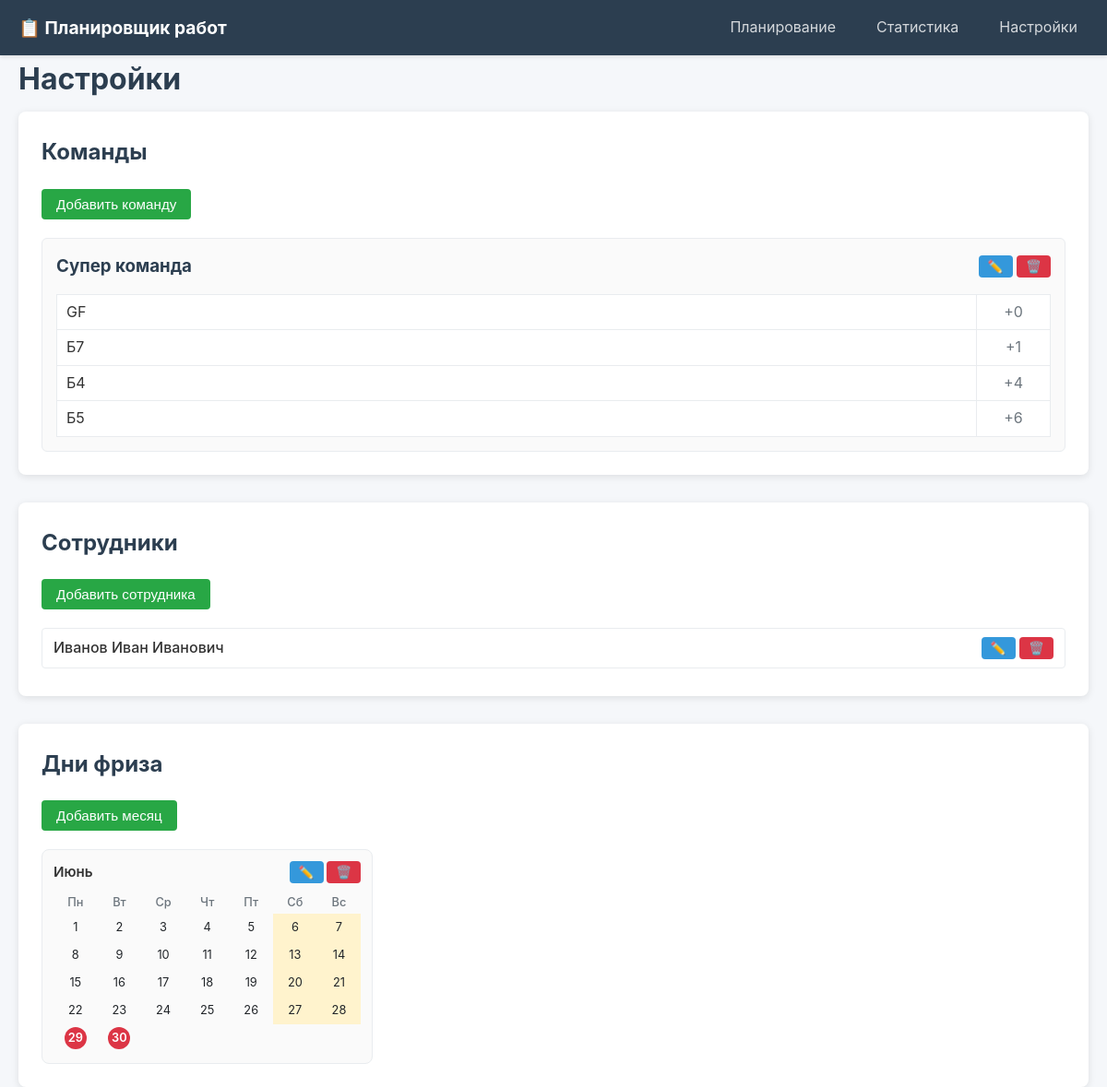
The app's page /settings, older data.
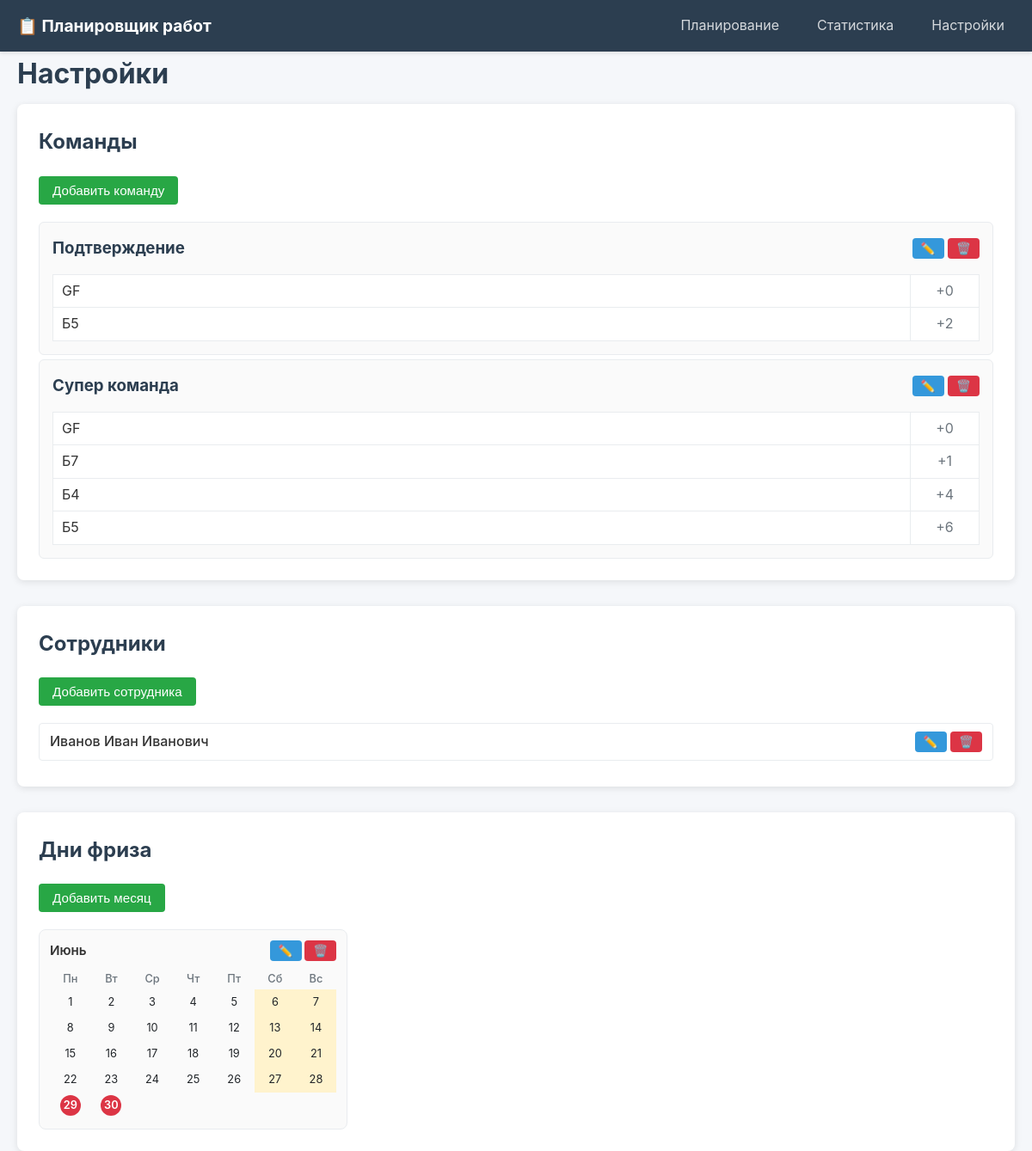
The same page, newer data.
### tables this page shows
CREATE TABLE teams (
            id INTEGER PRIMARY key autoincrement,
            name text NOT NULL UNIQUE
        );

CREATE TABLE team_blocks (
                    id INTEGER PRIMARY KEY AUTOINCREMENT,
                    team_id INTEGER NOT NULL,
                    block_name TEXT NOT NULL,
                    schedule_offset INTEGER NOT NULL DEFAULT 0,
                    FOREIGN KEY (team_id) REFERENCES teams (id) ON DELETE CASCADE
                );

CREATE TABLE employees (
            id INTEGER PRIMARY key autoincrement,
            last_name TEXT NOT NULL,
            first_name TEXT NOT NULL,
            middle_name TEXT,
            UNIQUE(last_name, first_name, middle_name)
        );

### app.py (the view)
@app.get('/settings', response_class=HTMLResponse)
def settings_page(request: Request):
    teams = db.get_all_teams_with_blocks()
    employees = db.get_all_employees()
    freeze_days = db.get_all_freeze_days()
    return templates.TemplateResponse(request, 'settings.html', {
        'teams': teams,
        'employees': employees,
        'freeze_days': freeze_days,
    })

### templates/settings.html (shortened to what this page needs)
{% extends "base.html" %}
{% block content %}
<div class="page-header">
    <h1>Настройки</h1>
</div>
<div class="settings-container">
    <div class="settings-section">
        <h2>Команды</h2>
        <div class="add-form">
            <div class="form-row">
                <button class="btn btn-success" onclick="openTeamModal()">Добавить команду</button>
            </div>
        </div>
        <div id="teamsList">
            {% for team in teams %}
            <div class="team-card" data-id="{{ team.id }}">
                <div class="team-header">
                    <h3>{{ team.name }}</h3>
                    <div>
                        <button class="btn btn-primary btn-sm" onclick="openTeamModal({{ team.id }})">✏️</button>
                        <button class="btn btn-danger btn-sm" onclick="deleteTeam({{ team.id }})">🗑️</button>
                    </div>
                </div>
                {% if team.blocks %}
                <table class="team-blocks-table">
                    <tbody>
                        {% for block in team.blocks %}
                        <tr>
                            <td>{{ block.name }}</td>
                            <td>+{{ block.shift_days }}</td>
                        </tr>
                        {% endfor %}
                    </tbody>
                </table>
                {% endif %}
            </div>
            {% endfor %}
        </div>
    </div>
    <div class="settings-section">
        <h2>Сотрудники</h2>
        <div class="add-form">
            <div class="form-row">
                <button class="btn btn-success" onclick="openEmployeeModal()">Добавить сотрудника</button>
            </div>
        </div>
        <ul class="executors-list" id="employeesList">
            {% for emp in employees %}
            <li class="executor-item" data-id="{{ emp.id }}">
                <span class="executor-name">{{ emp.last_name }} {{ emp.first_name }} {% if emp.middle_name %}{{ emp.middle_name }}{% endif %}</span>
                <div>
                    <button class="btn btn-primary btn-sm" onclick="openEmployeeModal({{ emp.id }})">✏️</button>
                    <button class="btn btn-danger btn-sm" onclick="deleteEmployee({{ emp.id }})">🗑️</button>
                </div>
            </li>
            {% endfor %}
        </ul>
    </div>
    <div class="settings-section">
        <h2>Дни фриза</h2>
        <div class="add-form">
            <div class="form-row">
                <button class="btn btn-success" onclick="openFreezeMonthModal(null)">Добавить месяц</button>
            </div>
        </div>
        <div id="freezeMonthsGrid" class="freeze-months-grid"></div>
    </div>
</div>
{% endblock %}

### templates/base.html (shortened to what this page needs)
<!DOCTYPE html>
<html lang="ru">
<head>
    <link rel="stylesheet" href="/static/css/style.css">
</head>
<body>
<nav class="navbar">
    <div class="nav-container">
        <a href="/planning" class="nav-brand">📋 Планировщик работ</a>
        <ul class="nav-menu">
            <li><a href="/planning">Планирование</a></li>
            <li><a href="/statistics">Статистика</a></li>
            <li><a href="/settings">Настройки</a></li>
        </ul>
    </div>
</nav>
<div class="container">
    {% block content %}{% endblock %}
</div>
</body>
</html>

### static/css/style.css (style rules this page uses)
* { margin: 0; padding: 0; box-sizing: border-box; }
body { font-family: -apple-system, BlinkMacSystemFont, 'Segoe UI', Roboto, Oxygen, Ubuntu, sans-serif; background: #f5f7fa; color: #333; line-height: 1.6; }
.navbar { background: #2c3e50; color: white; padding: 0 20px; box-shadow: 0 2px 4px rgba(0, 0, 0, 0.1); }
.nav-container { max-width: 1400px; margin: 0 auto; display: flex; justify-content: space-between; align-items: center; height: 60px; }
.nav-brand { color: white; text-decoration: none; font-size: 1.2rem; font-weight: bold; }
.nav-menu { list-style: none; display: flex; gap: 20px; }
.nav-menu a { color: rgba(255, 255, 255, 0.8); text-decoration: none; padding: 8px 12px; border-radius: 4px; transition: background 0.3s; }
.container { max-width: 1400px; margin: auto; padding: 0 20px; }
.page-header { margin-bottom: 10px; }
.page-header h1 { font-size: 2rem; color: #2c3e50; }
.btn { padding: 8px 16px; border: none; border-radius: 4px; cursor: pointer; font-size: 0.95rem; transition: all 0.3s; }
.btn-primary { background: #3498db; color: white; }
.btn-success { background: #28a745; color: white; }
.btn-danger { background: #dc3545; color: white; }
.btn-sm { padding: 4px 10px; font-size: 0.85rem; }
.form-row { display: flex; gap: 10px; flex-wrap: wrap; align-items: center; }
.settings-container { display: grid; gap: 30px; }
.settings-section { background: white; padding: 25px; border-radius: 8px; box-shadow: 0 2px 8px rgba(0, 0, 0, 0.1); }
.settings-section h2 { margin-bottom: 20px; color: #2c3e50; }
.add-form { margin-bottom: 20px; }
.team-card { margin-top: 5px; border: 1px solid #e9ecef; border-radius: 6px; padding: 15px; background: #fafafa; }
.team-header { display: flex; justify-content: space-between; align-items: center; margin-bottom: 15px; }
.team-header h3 { margin: 0; color: #2c3e50; }
.executors-list { list-style: none; padding: 0; }
.executor-item { padding: 8px 12px; background: white; border: 1px solid #e9ecef; border-radius: 4px; margin-bottom: 5px; display: flex; justify-content: space-between; align-items: center; }
.executor-name { font-weight: 500; }
.team-blocks-table { width: 100%; border-collapse: collapse; margin-top: 5px; }
.team-blocks-table td { padding: 6px 10px; border: 1px solid #e9ecef; background: white; }
.team-blocks-table td:last-child { width: 80px; text-align: center; color: #6c757d; }
.freeze-months-grid { display: grid; grid-template-columns: repeat(3, 1fr); gap: 16px; }

Row changes from the older to the newer data that the page shows:
added teams: name "Подтверждение"
added team_blocks: name "GF", shift_days "0", shown under "Подтверждение"
added team_blocks: name "Б5", shift_days "2", shown under "Подтверждение"
